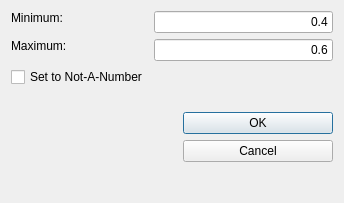
<?xml version="1.0" encoding="UTF-8"?>
<ui version="4.0">
 <class>dialogCutOffValues</class>
 <widget class="QDialog" name="dialogCutOffValues">
  <property name="windowModality">
   <enum>Qt::NonModal</enum>
  </property>
  <property name="geometry">
   <rect>
    <x>0</x>
    <y>0</y>
    <width>344</width>
    <height>203</height>
   </rect>
  </property>
  <property name="sizePolicy">
   <sizepolicy hsizetype="MinimumExpanding" vsizetype="MinimumExpanding">
    <horstretch>0</horstretch>
    <verstretch>0</verstretch>
   </sizepolicy>
  </property>
  <property name="windowTitle">
   <string>Cut-Off Values</string>
  </property>
  <layout class="QVBoxLayout" name="verticalLayout_2">
   <item>
    <layout class="QFormLayout" name="cutoffValuesSettingsLayout">
     <item row="0" column="0">
      <widget class="QLabel" name="labelMin">
       <property name="sizePolicy">
        <sizepolicy hsizetype="Maximum" vsizetype="Fixed">
         <horstretch>0</horstretch>
         <verstretch>0</verstretch>
        </sizepolicy>
       </property>
       <property name="text">
        <string>Minimum:</string>
       </property>
      </widget>
     </item>
     <item row="0" column="1">
      <widget class="QLineEdit" name="lineMin">
       <property name="sizePolicy">
        <sizepolicy hsizetype="MinimumExpanding" vsizetype="Fixed">
         <horstretch>0</horstretch>
         <verstretch>0</verstretch>
        </sizepolicy>
       </property>
       <property name="text">
        <string>0.4</string>
       </property>
       <property name="alignment">
        <set>Qt::AlignRight|Qt::AlignTrailing|Qt::AlignVCenter</set>
       </property>
      </widget>
     </item>
     <item row="1" column="0">
      <widget class="QLabel" name="labelMax">
       <property name="sizePolicy">
        <sizepolicy hsizetype="Maximum" vsizetype="Fixed">
         <horstretch>0</horstretch>
         <verstretch>0</verstretch>
        </sizepolicy>
       </property>
       <property name="text">
        <string>Maximum:</string>
       </property>
      </widget>
     </item>
     <item row="1" column="1">
      <widget class="QLineEdit" name="lineMax">
       <property name="sizePolicy">
        <sizepolicy hsizetype="MinimumExpanding" vsizetype="Fixed">
         <horstretch>0</horstretch>
         <verstretch>0</verstretch>
        </sizepolicy>
       </property>
       <property name="text">
        <string>0.6</string>
       </property>
       <property name="alignment">
        <set>Qt::AlignRight|Qt::AlignTrailing|Qt::AlignVCenter</set>
       </property>
      </widget>
     </item>
     <item row="2" column="0">
      <widget class="QCheckBox" name="checkNAN">
       <property name="text">
        <string>Set to Not-A-Number</string>
       </property>
      </widget>
     </item>
    </layout>
   </item>
   <item>
    <widget class="QDialogButtonBox" name="buttonBox">
     <property name="sizePolicy">
      <sizepolicy hsizetype="Maximum" vsizetype="Maximum">
       <horstretch>0</horstretch>
       <verstretch>0</verstretch>
      </sizepolicy>
     </property>
     <property name="minimumSize">
      <size>
       <width>150</width>
       <height>80</height>
      </size>
     </property>
     <property name="layoutDirection">
      <enum>Qt::RightToLeft</enum>
     </property>
     <property name="orientation">
      <enum>Qt::Vertical</enum>
     </property>
     <property name="standardButtons">
      <set>QDialogButtonBox::Cancel|QDialogButtonBox::Ok</set>
     </property>
    </widget>
   </item>
  </layout>
 </widget>
 <resources/>
 <connections>
  <connection>
   <sender>buttonBox</sender>
   <signal>accepted()</signal>
   <receiver>dialogCutOffValues</receiver>
   <slot>accept()</slot>
   <hints>
    <hint type="sourcelabel">
     <x>248</x>
     <y>254</y>
    </hint>
    <hint type="destinationlabel">
     <x>157</x>
     <y>274</y>
    </hint>
   </hints>
  </connection>
  <connection>
   <sender>buttonBox</sender>
   <signal>rejected()</signal>
   <receiver>dialogCutOffValues</receiver>
   <slot>reject()</slot>
   <hints>
    <hint type="sourcelabel">
     <x>316</x>
     <y>260</y>
    </hint>
    <hint type="destinationlabel">
     <x>286</x>
     <y>274</y>
    </hint>
   </hints>
  </connection>
 </connections>
</ui>
